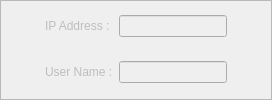
               <widget class="QFrame" name="frame_58">
                <property name="enabled">
                 <bool>false</bool>
                </property>
                <property name="frameShape">
                 <enum>QFrame::Shape::StyledPanel</enum>
                </property>
                <property name="frameShadow">
                 <enum>QFrame::Shadow::Raised</enum>
                </property>
                <layout class="QVBoxLayout" name="verticalLayout_35">
                 <property name="spacing">
                  <number>10</number>
                 </property>
                 <property name="leftMargin">
                  <number>35</number>
                 </property>
                 <property name="topMargin">
                  <number>0</number>
                 </property>
                 <property name="rightMargin">
                  <number>35</number>
                 </property>
                 <property name="bottomMargin">
                  <number>0</number>
                 </property>
                 <item>
                  <widget class="QFrame" name="frame_60">
                   <property name="sizePolicy">
                    <sizepolicy hsizetype="Preferred" vsizetype="Maximum">
                     <horstretch>0</horstretch>
                     <verstretch>0</verstretch>
                    </sizepolicy>
                   </property>
                   <property name="frameShape">
                    <enum>QFrame::Shape::NoFrame</enum>
                   </property>
                   <layout class="QVBoxLayout" name="verticalLayout_33">
                    <property name="topMargin">
                     <number>0</number>
                    </property>
                    <property name="bottomMargin">
                     <number>0</number>
                    </property>
                    <item>
                     <layout class="QHBoxLayout" name="horizontalLayout_54">
                      <property name="leftMargin">
                       <number>0</number>
                      </property>
                      <item>
                       <widget class="QLabel" name="label_2">
                        <property name="text">
                         <string>IP Address : </string>
                        </property>
                       </widget>
                      </item>
                      <item>
                       <widget class="QLineEdit" name="ip_input">
                        <property name="cursor">
                         <cursorShape>ArrowCursor</cursorShape>
                        </property>
                        <property name="readOnly">
                         <bool>true</bool>
                        </property>
                       </widget>
                      </item>
                     </layout>
                    </item>
                   </layout>
                  </widget>
                 </item>
                 <item>
                  <widget class="QFrame" name="frame_61">
                   <property name="sizePolicy">
                    <sizepolicy hsizetype="Preferred" vsizetype="Maximum">
                     <horstretch>0</horstretch>
                     <verstretch>0</verstretch>
                    </sizepolicy>
                   </property>
                   <property name="frameShape">
                    <enum>QFrame::Shape::NoFrame</enum>
                   </property>
                   <layout class="QVBoxLayout" name="verticalLayout_34">
                    <property name="topMargin">
                     <number>0</number>
                    </property>
                    <property name="bottomMargin">
                     <number>0</number>
                    </property>
                    <item>
                     <layout class="QHBoxLayout" name="horizontalLayout_55">
                      <property name="leftMargin">
                       <number>0</number>
                      </property>
                      <item>
                       <widget class="QLabel" name="label_17">
                        <property name="text">
                         <string>User Name :</string>
                        </property>
                       </widget>
                      </item>
                      <item>
                       <widget class="QLineEdit" name="username_input">
                        <property name="readOnly">
                         <bool>true</bool>
                        </property>
                       </widget>
                      </item>
                     </layout>
                    </item>
                   </layout>
                  </widget>
                 </item>
                </layout>
               </widget>
